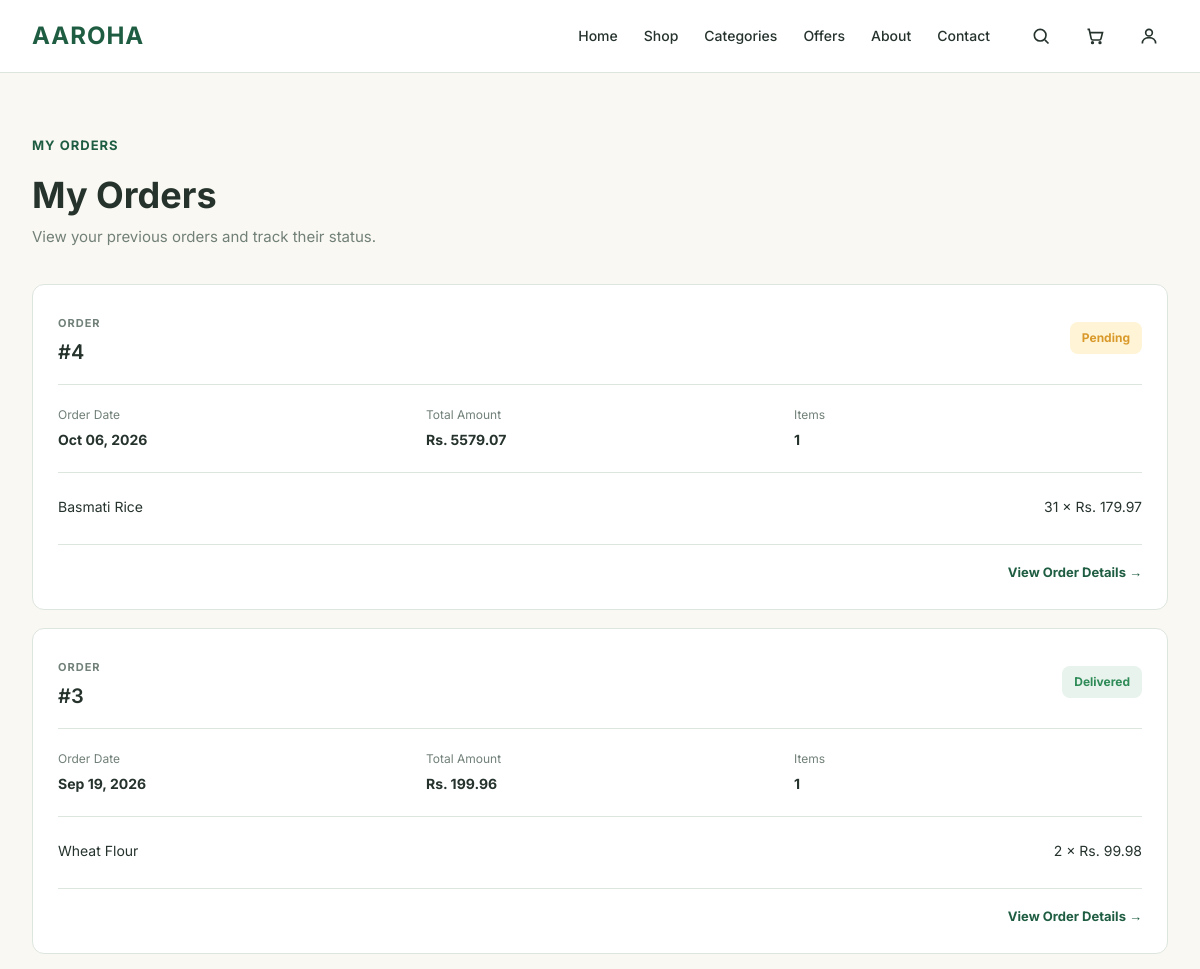
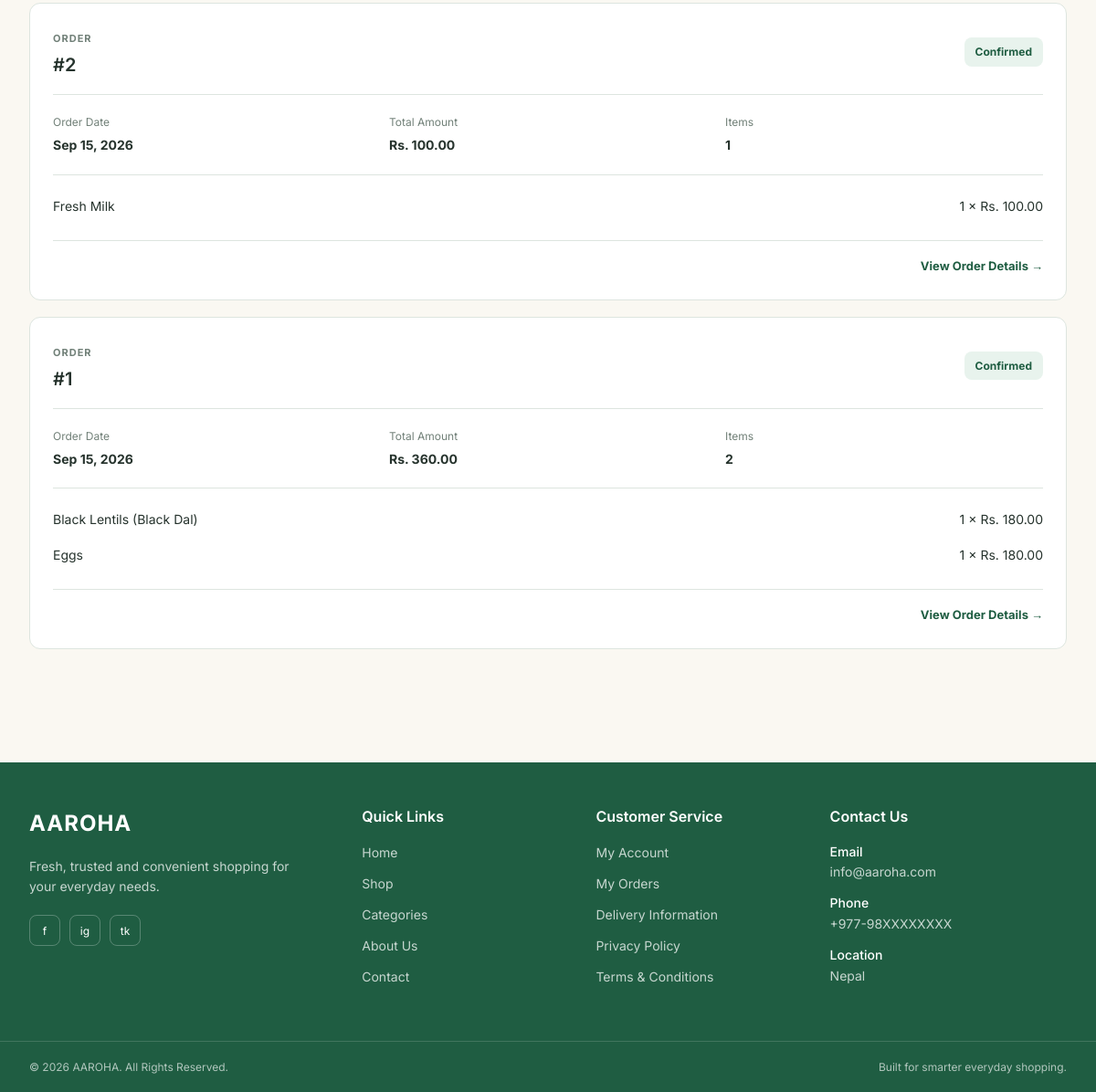
The page /orders/my-orders/ (signed in) on the database its author committed (2 pictures, top to bottom).
### orders/models.py (models this page shows, shortened)
class Order(models.Model):
    STATUS_CHOICES = [
        ('Pending', 'Pending'),
        ('Confirmed', 'Confirmed'),
        ('Processing', 'Processing'),
        ('Shipped', 'Shipped'),
        ('Delivered', 'Delivered'),
        ('Cancelled', 'Cancelled'),
    ]
    user = models.ForeignKey(
        User,
        on_delete=models.CASCADE,
        related_name='orders'
    )
    rider = models.ForeignKey(
    User,
    on_delete=models.SET_NULL,
    null=True,
    blank=True,
    related_name='assigned_orders'
)
    customer_name = models.CharField(max_length=150)
    phone = models.CharField(max_length=20)
    address = models.TextField()
    city = models.CharField(max_length=100)
    total_amount = models.DecimalField(
        max_digits=10,
        decimal_places=2
    )
    status = models.CharField(
        max_length=20,
        choices=STATUS_CHOICES,
        default='Pending'
    )
    created_at = models.DateTimeField(auto_now_add=True)
    updated_at = models.DateTimeField(auto_now=True)

class OrderItem(models.Model):
    order = models.ForeignKey(
        Order,
        on_delete=models.CASCADE,
        related_name='items'
    )
    product = models.ForeignKey(
        'products.Product',
        on_delete=models.CASCADE
    )
    quantity = models.PositiveIntegerField()
    price = models.DecimalField(
        max_digits=10,
        decimal_places=2
    )
    subtotal = models.DecimalField(
        max_digits=10,
        decimal_places=2
    )

### products/models.py (models this page shows, shortened)
class Product(models.Model):
    name = models.CharField(max_length=200)
    category = models.ForeignKey(
        Category,
        on_delete=models.CASCADE,
        related_name='products'
    )
    description = models.TextField()
    price = models.DecimalField(
        max_digits=10,
        decimal_places=2
    )
    unit = models.CharField(
        max_length=50,
        default='piece'
    )
    stock = models.PositiveIntegerField(default=0)
    image = models.ImageField(
        upload_to='products/',
        blank=True,
        null=True
    )
    is_available = models.BooleanField(default=True)
    created_at = models.DateTimeField(auto_now_add=True)
    updated_at = models.DateTimeField(auto_now=True)

### orders/views.py (the view)
@login_required
def my_orders(request):
    orders = Order.objects.filter(
        user=request.user
    ).order_by('-created_at')
    return render(
        request,
        'orders/my_orders.html',
        {
            'orders': orders
        }
    )

### templates/orders/my_orders.html (shortened to what this page needs)
{% extends 'base.html' %}
{% block content %}
<section class="orders-section">
    <div class="container">
        <div class="orders-header">
            <span class="section-label">
                MY ORDERS
            </span>
            <h1>
                My Orders
            </h1>
            <p>
                View your previous orders and track their status.
            </p>
        </div>
        {% if orders %}
        <div class="orders-list">
            {% for order in orders %}
            <div class="order-card">
                <div class="order-card-header">
                    <div>
                        <span class="order-label">
                            ORDER
                        </span>
                        <h3>
                            #{{ order.id }}
                        </h3>
                    </div>
                    <span class="order-status status-{{ order.status|lower }}">
                        {{ order.status }}
                    </span>
                </div>
                <div class="order-info">
                    <div>
                        <span>
                            Order Date
                        </span>
                        <strong>
                            {{ order.created_at|date:"M d, Y" }}
                        </strong>
                    </div>
                    <div>
                        <span>
                            Total Amount
                        </span>
                        <strong>
                            Rs. {{ order.total_amount }}
                        </strong>
                    </div>
                    <div>
                        <span>
                            Items
                        </span>
                        <strong>
                            {{ order.items.count }}
                        </strong>
                    </div>
                </div>
                <div class="order-products">
                    {% for item in order.items.all %}
                    <div class="order-product">
                        <span>
                            {{ item.product.name }}
                        </span>
                        <span>
                            {{ item.quantity }} ×
                            Rs. {{ item.price }}
                        </span>
                    </div>
                    {% endfor %}
                </div>
                <div class="order-card-action">
                    <a href="{% url 'order_detail' order.id %}">
                        View Order Details →
                    </a>
                </div>
            </div>
            {% endfor %}
        </div>
        {% endif %}
    </div>
</section>
{% endblock %}

### rows shown on the page
Order: id "4", status "Pending", created_at "Oct 06, 2026", total_amount "5579.07", items.count "1"
OrderItem: product.name "Basmati Rice", quantity "31", price "179.97"
Order: id "3", status "Delivered", created_at "Sep 19, 2026", total_amount "199.96", items.count "1"
OrderItem: product.name "Wheat Flour", quantity "2", price "99.98"
Order: id "2", status "Confirmed", created_at "Sep 15, 2026", total_amount "100.00", items.count "1"
OrderItem: product.name "Fresh Milk", quantity "1", price "100.00"
Order: id "1", status "Confirmed", created_at "Sep 15, 2026", total_amount "360.00", items.count "2"
OrderItem: product.name "Black Lentils (Black Dal)", quantity "1", price "180.00"
OrderItem: product.name "Eggs", quantity "1", price "180.00"
